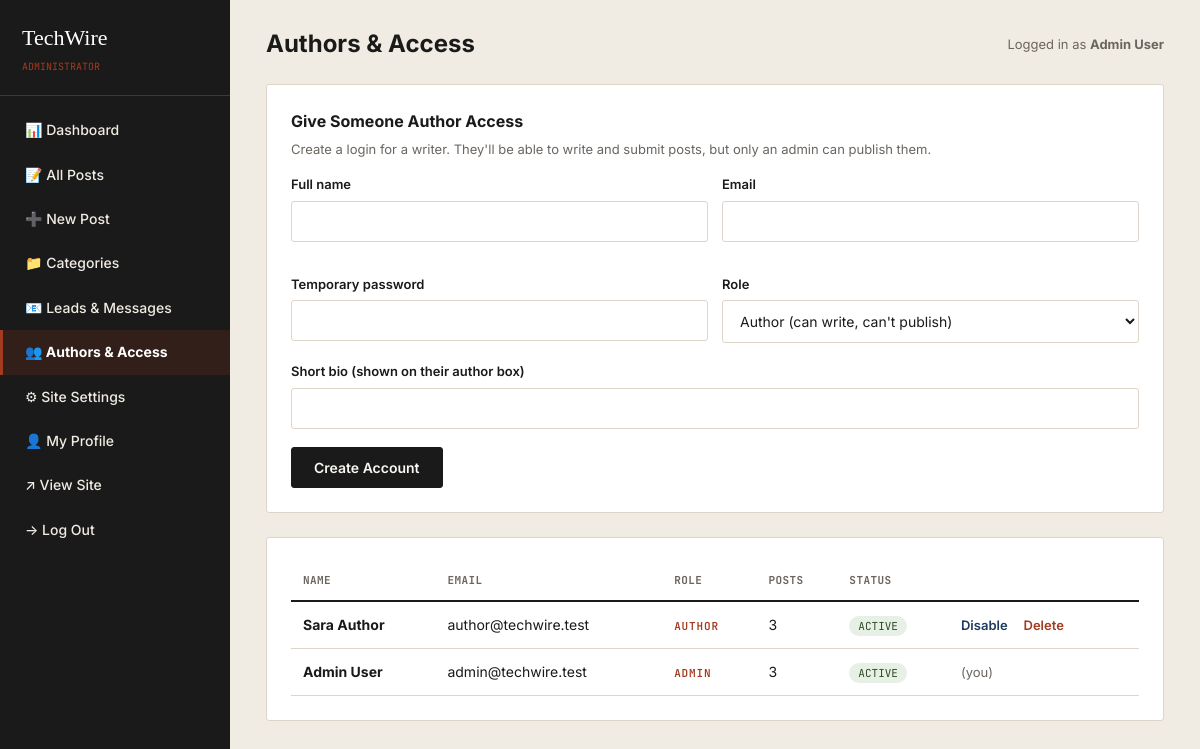
The page /admin/users.php (signed in) on the database its author committed.
### tables this page shows
CREATE TABLE IF NOT EXISTS users (
    id INT AUTO_INCREMENT PRIMARY KEY,
    name VARCHAR(100) NOT NULL,
    email VARCHAR(150) NOT NULL UNIQUE,
    password VARCHAR(255) NOT NULL,
    role ENUM('admin','author') NOT NULL DEFAULT 'author',
    avatar VARCHAR(255) DEFAULT 'assets/images/avatar-default.png',
    bio TEXT,
    status ENUM('active','disabled') NOT NULL DEFAULT 'active',
    created_at DATETIME DEFAULT CURRENT_TIMESTAMP
);

### includes/functions.php (called while the page is built, shortened)
<?php
function e($str) {
    return htmlspecialchars($str ?? '', ENT_QUOTES, 'UTF-8');
}

### admin/users.php (the view, shortened to what this page needs)
<?php
require_once __DIR__ . '/../includes/config.php';
require_once __DIR__ . '/../includes/functions.php';
$users = $pdo->query("SELECT u.*, (SELECT COUNT(*) FROM posts WHERE author_id=u.id) AS post_count FROM users u ORDER BY role DESC, name")->fetchAll();
require_once __DIR__ . '/includes/admin-header.php';
?>
<div class="admin-card">
  <strong>Give Someone Author Access</strong>
  <p style="color:var(--grey); font-size:13px; margin-top:4px;">Create a login for a writer. They'll be able to write and submit posts, but only an admin can publish them.</p>
  <form method="post" action="" style="margin-top:14px;">
    <div style="display:grid; grid-template-columns:1fr 1fr; gap:14px;">
      <div class="form-group"><label>Full name</label><input type="text" name="name" required></div>
      <div class="form-group"><label>Email</label><input type="email" name="email" required></div>
      <div class="form-group"><label>Temporary password</label><input type="text" name="password" required minlength="6"></div>
      <div class="form-group">
        <label>Role</label>
        <select name="role">
          <option value="author">Author (can write, can't publish)</option>
        </select>
      </div>
    </div>
    <div class="form-group"><label>Short bio (shown on their author box)</label><input type="text" name="bio"></div>
    <button type="submit" name="create_user" value="1" class="btn btn-primary">Create Account</button>
  </form>
</div>
<div class="admin-card">
  <table class="admin-table">
    <thead><tr><th>Name</th><th>Email</th><th>Role</th><th>Posts</th><th>Status</th><th></th></tr></thead>
    <tbody>
      <?php foreach ($users as $u): ?>
      <tr>
        <td><strong><?= e($u['name']) ?></strong></td>
        <td><?= e($u['email']) ?></td>
        <td><span class="eyebrow"><?= e(ucfirst($u['role'])) ?></span></td>
        <td><?= (int)$u['post_count'] ?></td>
        <td><span class="status-pill <?= $u['status']==='active'?'status-published':'status-draft' ?>"><?= e($u['status']) ?></span></td>
        <td class="row-actions">
          <?php if ((int)$u['id'] !== (int)$_SESSION['user_id']): ?>
            <a href="?toggle=<?= (int)$u['id'] ?>"><?= $u['status']==='active'?'Disable':'Enable' ?></a>
            <a href="?delete=<?= (int)$u['id'] ?>" class="delete" data-confirm="Delete this user? Their posts will remain but show no author.">Delete</a>
          <?php else: ?>
            <span style="color:var(--grey); font-size:13px;">(you)</span>
          <?php endif; ?>
        </td>
      </tr>
      <?php endforeach; ?>
    </tbody>
  </table>
</div>
<?php require_once __DIR__ . '/includes/admin-footer.php'; ?>

### assets/css/style.css (style rules this page uses)
:root { --ink: #1A1A1A; --paper: #FAF7F2; --paper-warm: #F1ECE3; --blue: #1E3A5F; --blue-light: #2E5481; --brick: #A33B20; --grey: #6B6560; --grey-light: #C9C2B8; --border: #DDD5C7; --white: #FFFFFF; --serif: 'Source Serif 4', Georgia, serif; --sans: 'Inter', -apple-system, sans-serif; --mono: 'JetBrains Mono', 'Courier New', monospace; --max-width: 1180px; --radius: 3px; }
* { box-sizing: border-box; }
html { scroll-behavior: smooth; }
body { margin: 0; font-family: var(--sans); color: var(--ink); background: var(--paper); line-height: 1.6; -webkit-font-smoothing: antialiased; }
a { color: var(--blue); text-decoration: none; }
.eyebrow { font-family: var(--mono); font-size: 11px; letter-spacing: 0.08em; text-transform: uppercase; color: var(--brick); font-weight: 600; }
.btn { display: inline-block; font-family: var(--sans); font-weight: 600; font-size: 14px; padding: 11px 22px; border-radius: var(--radius); border: 1.5px solid var(--ink); cursor: pointer; text-align: center; }
.btn-primary { background: var(--ink); color: var(--paper); }
.form-group { margin-bottom: 18px; }
.form-group label { display: block; font-size: 13px; font-weight: 600; margin-bottom: 6px; }
input[type=text], input[type=email], input[type=password], input[type=url], input[type=search], textarea, select { width: 100%; padding: 11px 13px; border: 1px solid var(--border); border-radius: var(--radius); font-family: var(--sans); font-size: 14px; background: var(--white); color: var(--ink); }
.admin-body { background: var(--paper-warm); font-family: var(--sans); }
.admin-card { background: var(--white); border: 1px solid var(--border); border-radius: var(--radius); padding: 24px; margin-bottom: 24px; }
.admin-table { width: 100%; border-collapse: collapse; font-size: 14px; }
.admin-table th { text-align: left; font-family: var(--mono); font-size: 11px; text-transform: uppercase; color: var(--grey); letter-spacing: 0.04em; padding: 10px 12px; border-bottom: 2px solid var(--ink); }
.admin-table td { padding: 12px; border-bottom: 1px solid var(--border); vertical-align: middle; }
.status-pill { font-family: var(--mono); font-size: 11px; padding: 3px 9px; border-radius: 20px; text-transform: uppercase; }
.status-published { background: #E7F0E5; color: #2E4A26; }
.row-actions a { margin-right: 12px; font-size: 13px; font-weight: 600; }
.row-actions .delete { color: var(--brick); }

### rows shown on the page
users: name "Sara Author", email "author@techwire.test", role "AUTHOR", post_count "3", status "ACTIVE", shows "Disable"
users: name "Admin User", email "admin@techwire.test", role "ADMIN", post_count "3", status "ACTIVE", shows "(you)"

### other values the page prints
$site_name "TechWire"
$page_title "Authors & Access"
$_SESSION['user_name'] "Admin User"
